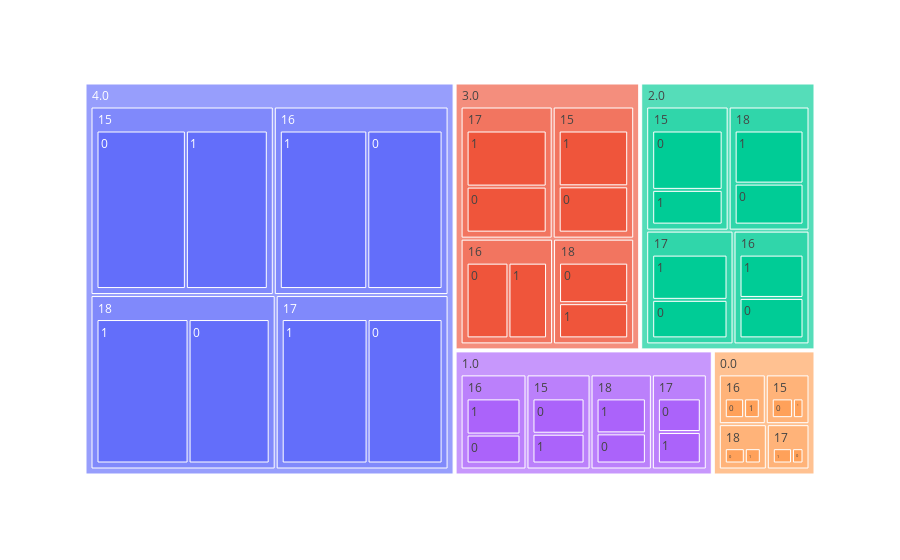

Notebook cell for this chart:
### Code cell
graphic = px.treemap(dataset, path = ['GradeClass', 'Age', 'Gender'])
graphic.show()

### Figure 1 — Plotly figure (JSON) as saved in the notebook; plotly's stock layout.template omitted (floating-point values rounded to 4 significant figures)
{"data": [{"branchvalues": "total", "domain": {"x": [0, 1], "y": [0, 1]}, "hovertemplate": "labels=%{label}<br>count=%{value}<br>parent=%{parent}<br>id=%{id}<extra></extra>", "ids": ["0.0/15/0", "1.0/15/0", "2.0/15/0", "3.0/15/0", "4.0/15/0", "0.0/16/0", "1.0/16/0", "2.0/16/0", "3.0/16/0", "4.0/16/0", "0.0/17/0", "1.0/17/0", "2.0/17/0", "3.0/17/0", "4.0/17/0", "0.0/18/0", "1.0/18/0", "2.0/18/0", "3.0/18/0", "4.0/18/0", "0.0/15/1", "1.0/15/1", "2.0/15/1", "3.0/15/1", "4.0/15/1", "0.0/16/1", "1.0/16/1", "2.0/16/1", "3.0/16/1", "4.0/16/1", "0.0/17/1", "1.0/17/1", "2.0/17/1", "3.0/17/1", "4.0/17/1", "0.0/18/1", "1.0/18/1", "2.0/18/1", "3.0/18/1", "4.0/18/1", "0.0/15", "1.0/15", "2.0/15", "3.0/15", "4.0/15", "0.0/16", "1.0/16", "2.0/16", "3.0/16", "4.0/16", "0.0/17", "1.0/17", "2.0/17", "3.0/17", "4.0/17", "0.0/18", "1.0/18", "2.0/18", "3.0/18", "4.0/18", "0.0", "1.0", "2.0", "3.0", "4.0"], "labels": ["0", "0", "0", "0", "0", "0", "0", "0", "0", "0", "0", "0", "0", "0", "0", "0", "0", "0", "0", "0", "1", "1", "1", "1", "1", "1", "1", "1", "1", "1", "1", "1", "1", "1", "1", "1", "1", "1", "1", "1", "15", "15", "15", "15", "15", "16", "16", "16", "16", "16", "17", "17", "17", "17", "17", "18", "18", "18", "18", "18", "0.0", "1.0", "2.0", "3.0", "4.0"], "name": "", "parents": ["0.0/15", "1.0/15", "2.0/15", "3.0/15", "4.0/15", "0.0/16", "1.0/16", "2.0/16", "3.0/16", "4.0/16", "0.0/17", "1.0/17", "2.0/17", "3.0/17", "4.0/17", "0.0/18", "1.0/18", "2.0/18", "3.0/18", "4.0/18", "0.0/15", "1.0/15", "2.0/15", "3.0/15", "4.0/15", "0.0/16", "1.0/16", "2.0/16", "3.0/16", "4.0/16", "0.0/17", "1.0/17", "2.0/17", "3.0/17", "4.0/17", "0.0/18", "1.0/18", "2.0/18", "3.0/18", "4.0/18", "0.0", "1.0", "2.0", "3.0", "4.0", "0.0", "1.0", "2.0", "3.0", "4.0", "0.0", "1.0", "2.0", "3.0", "4.0", "0.0", "1.0", "2.0", "3.0", "4.0", "", "", "", "", ""], "type": "treemap", "values": [18, 38, 65, 49, 168, 16, 32, 42, 51, 142, 9, 31, 46, 55, 131, 15, 31, 44, 46, 141, 9, 32, 38, 59, 154, 13, 40, 45, 47, 165, 15, 29, 54, 67, 150, 12, 36, 57, 40, 160, 27, 70, 103, 108, 322, 29, 72, 87, 98, 307, 24, 60, 100, 122, 281, 27, 67, 101, 86, 301, 107, 269, 391, 414, 1211]}], "layout": {"legend": {"tracegroupgap": 0}, "margin": {"t": 60}}}
